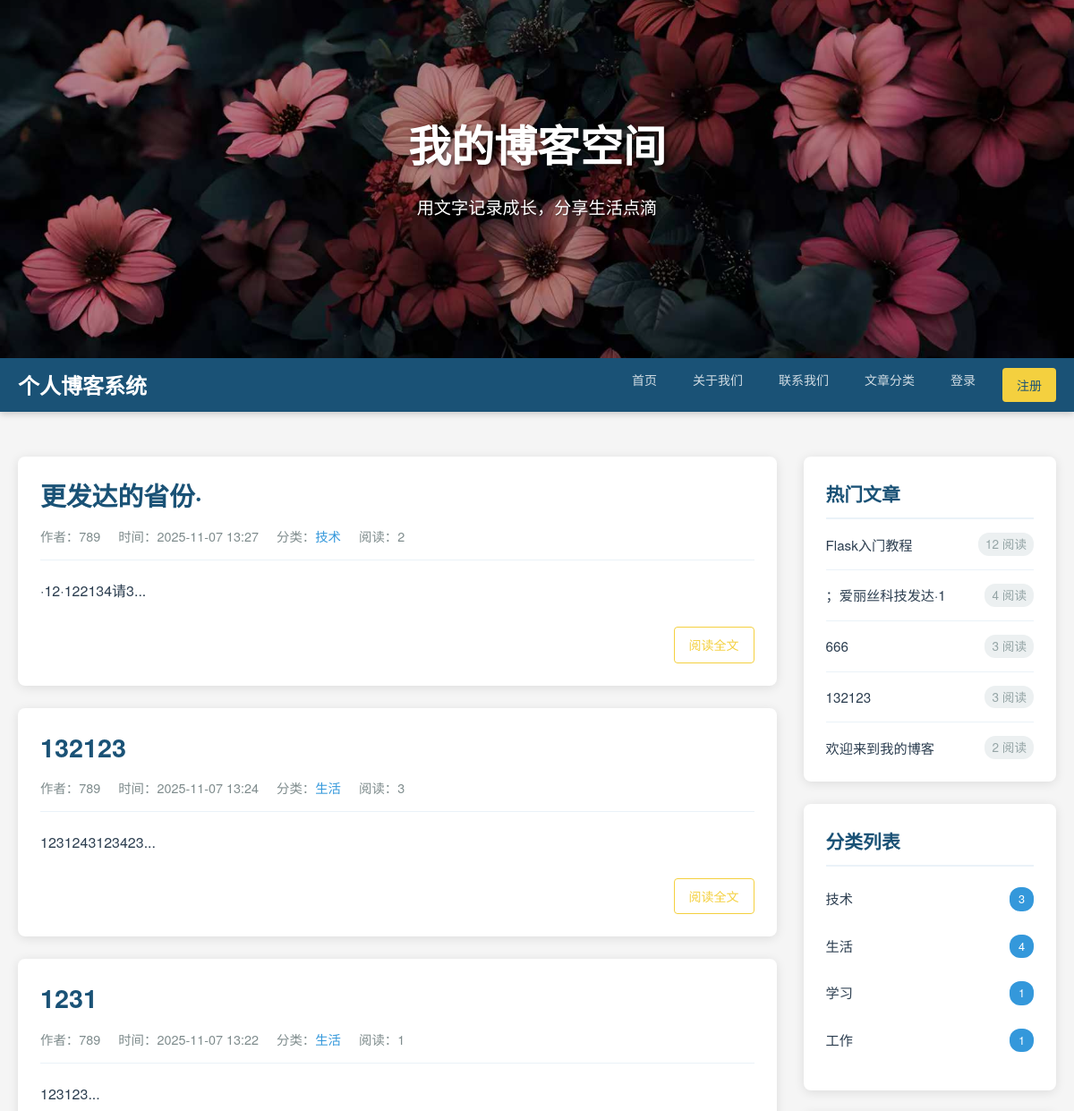
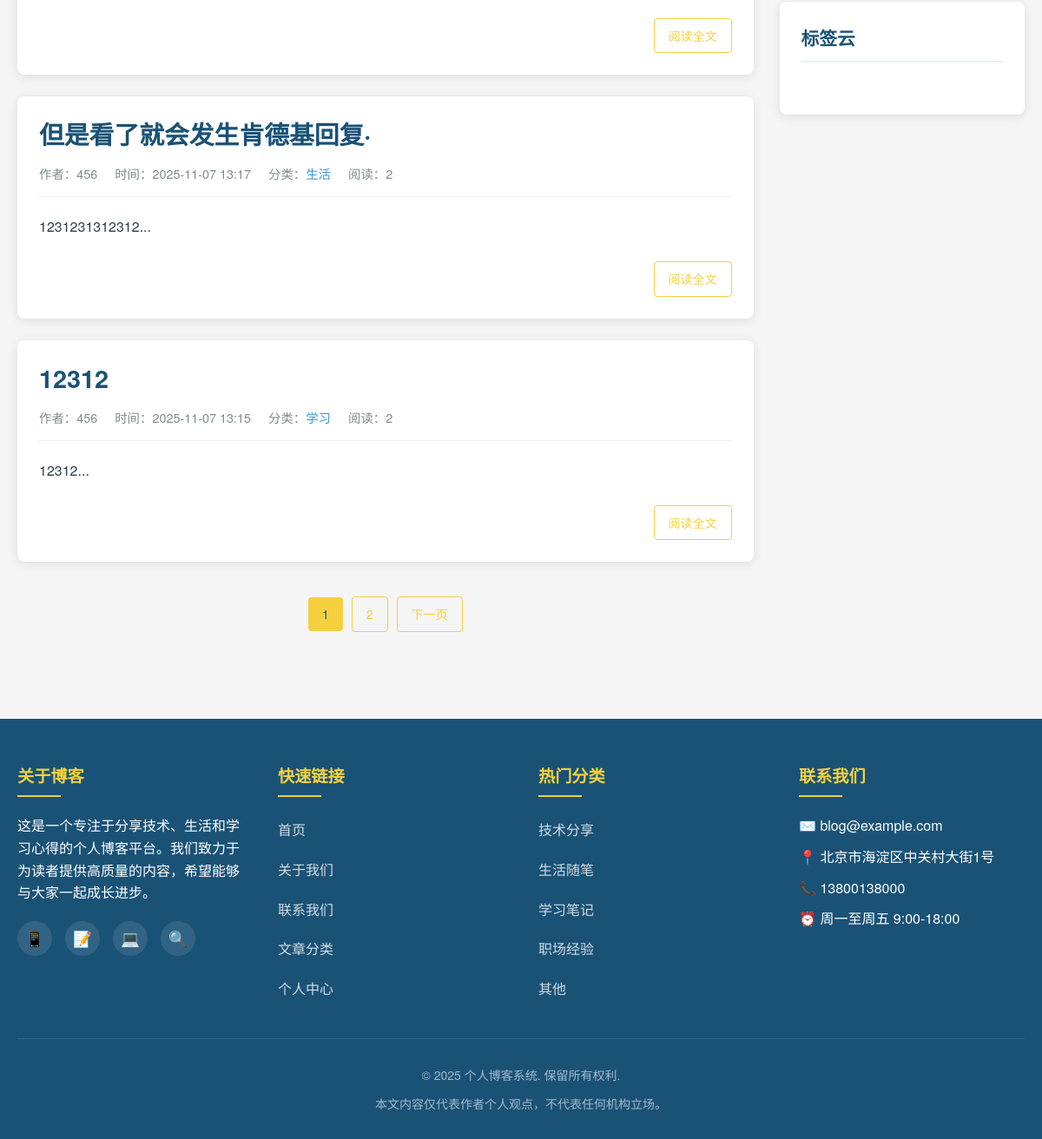
The page / on the database its author committed (2 pictures, top to bottom).
### app.py (models this page shows)
class Post(db.Model):
    id = db.Column(db.Integer, primary_key=True)
    title = db.Column(db.String(100), nullable=False)
    content = db.Column(db.Text, nullable=False)
    created_at = db.Column(db.DateTime, default=datetime.utcnow)
    updated_at = db.Column(db.DateTime, default=datetime.utcnow, onupdate=datetime.utcnow)
    views = db.Column(db.Integer, default=0)
    likes = db.Column(db.Integer, default=0)
    author_id = db.Column(db.Integer, db.ForeignKey('user.id'), nullable=False)
    category_id = db.Column(db.Integer, db.ForeignKey('category.id'), nullable=False)
    comments = db.relationship('Comment', backref='post', lazy=True)
    tags = db.relationship('Tag', secondary='post_tags', backref='posts')

class User(db.Model):
    id = db.Column(db.Integer, primary_key=True)
    username = db.Column(db.String(50), unique=True, nullable=False)
    email = db.Column(db.String(100), unique=True, nullable=False)
    password_hash = db.Column(db.String(200), nullable=False)
    created_at = db.Column(db.DateTime, default=datetime.utcnow)
    posts = db.relationship('Post', backref='author', lazy=True)
    comments = db.relationship('Comment', backref='author', lazy=True)

class Category(db.Model):
    id = db.Column(db.Integer, primary_key=True)
    name = db.Column(db.String(50), unique=True, nullable=False)
    posts = db.relationship('Post', backref='category', lazy=True)

### app.py (the view)
@app.route('/')
def index():
    page = request.args.get('page', 1, type=int)
    posts = Post.query.order_by(Post.created_at.desc()).paginate(page=page, per_page=5)
    categories = Category.query.all()
    popular_posts = Post.query.order_by(Post.views.desc()).limit(5).all()
    tags = Tag.query.all()
    return render_template('index.html', posts=posts, categories=categories, popular_posts=popular_posts, tags=tags)

### app.py (called while the page is built)
@app.template_filter('datetimeformat')
def datetimeformat(value, format='%Y-%m-%d %H:%M:%S'):
    if isinstance(value, datetime):
        return value.strftime(format)
    return value

@app.context_processor
def inject_user():
    from datetime import datetime
    if 'user_id' in session:
        user = User.query.get(session['user_id'])
        return dict(current_user=user, now=datetime.now())
    return dict(current_user=None, now=datetime.now())

### templates/index.html (shortened to what this page needs)
{% extends "base.html" %}
{% block content %}
    <div class="main-content">
        {% if posts.items %}
            {% for post in posts.items %}
            <article class="card">
                <div class="article-header">
                    <h2 class="article-title">
                        <a href="{{ url_for('post_detail', post_id=post.id) }}">{{ post.title }}</a>
                    </h2>
                </div>
                <div class="article-meta">
                    <span class="meta-item">作者：{{ post.author.username }}</span>
                    <span class="meta-item">时间：{{ post.created_at | datetimeformat('%Y-%m-%d %H:%M') }}</span>
                    <span class="meta-item">分类：<a href="{{ url_for('category_posts', category_id=post.category.id) }}" class="category-tag">{{ post.category.name }}</a></span>
                    <span class="meta-item">阅读：{{ post.views }}</span>
                </div>
                <div class="article-excerpt">
                    {{ post.content[:200] }}...
                </div>
                <div class="article-footer">
                    <a href="{{ url_for('post_detail', post_id=post.id) }}" class="btn btn-outline">阅读全文</a>
                </div>
            </article>
            {% endfor %}
        {% else %}
            <div class="card">
                <p style="text-align: center; padding: 40px 0;" class="no-posts">暂无文章</p>
            </div>
        {% endif %}
        {% if posts and posts.pages > 1 %}
        <div class="pagination">
            {% for page_num in posts.iter_pages(left_edge=1, right_edge=1, left_current=1, right_current=2) %}
                {% if page_num %}
                    {% if posts.page == page_num %}
                    <a href="{{ url_for(request.endpoint, page=page_num, **request.args) }}" class="btn">{{ page_num }}</a>
                    {% else %}
                    <a href="{{ url_for(request.endpoint, page=page_num, **request.args) }}" class="btn btn-outline">{{ page_num }}</a>
                    {% endif %}
                {% else %}
                    <span class="ellipsis">...</span>
                {% endif %}
            {% endfor %}
            {% if posts.has_next %}
            <a href="{{ url_for(request.endpoint, page=posts.next_num, **request.args) }}" class="btn btn-outline">下一页</a>
            {% endif %}
        </div>
        {% endif %}
    </div>
    <aside class="sidebar">
        <div class="card">
            <div class="card-header">热门文章</div>
            <ul class="popular-posts">
                {% for post in popular_posts %}
                <li class="popular-post-item">
                    <a href="{{ url_for('post_detail', post_id=post.id) }}" class="popular-post-link">
                        <span class="post-title">{{ post.title[:30] }}{% if post.title|length > 30 %}...{% endif %}</span>
                        <span class="post-views">{{ post.views }} 阅读</span>
                    </a>
                </li>
                {% endfor %}
            </ul>
        </div>
        <div class="card">
            <div class="card-header">分类列表</div>
            <ul class="category-list">
                {% for category in categories %}
                <li class="category-item">
                    <a href="{{ url_for('category_posts', category_id=category.id) }}" class="category-link">
                        {{ category.name }}
                        <span class="category-count">{{ category.posts|length }}</span>
                    </a>
                </li>
                {% endfor %}
            </ul>
        </div>
        <div class="card">
            <div class="card-header">标签云</div>
            <div class="tag-cloud">
            </div>
        </div>
    </aside>
{% endblock %}

### templates/index.html (style rules this page uses)
.article-header { margin-bottom: 15px; }
.article-title { font-size: 1.8rem; margin-bottom: 10px; line-height: 1.3; }
.article-title a { color: #1a5276; text-decoration: none; transition: color 0.3s ease; }
.article-meta { display: flex; flex-wrap: wrap; gap: 20px; margin-bottom: 20px; font-size: 0.9rem; color: #7f8c8d; padding-bottom: 15px; border-bottom: 1px solid #eaf2f8; }
.meta-item a { color: #3498db; text-decoration: none; transition: color 0.3s ease; }
.article-excerpt { margin-bottom: 25px; line-height: 1.8; color: #2c3e50; font-size: 1rem; }
.article-footer { text-align: right; }
.pagination { display: flex; justify-content: center; align-items: center; flex-wrap: wrap; gap: 10px; margin-top: 40px; margin-bottom: 20px; }
.popular-posts { list-style: none; padding: 0; }
.popular-post-item { margin-bottom: 15px; padding-bottom: 15px; border-bottom: 1px solid #eaf2f8; transition: transform 0.2s ease; }
.popular-post-item:last-child { margin-bottom: 0; padding-bottom: 0; border-bottom: none; }
.popular-post-link { display: flex; justify-content: space-between; align-items: center; text-decoration: none; color: #2c3e50; transition: color 0.3s ease; }
.post-title { flex: 1; line-height: 1.4; font-size: 0.95rem; }
.post-views { font-size: 0.85rem; color: #95a5a6; margin-left: 15px; background: #ecf0f1; padding: 2px 8px; border-radius: 12px; }
.category-list { list-style: none; padding: 0; }
.category-item { margin-bottom: 10px; transition: transform 0.2s ease; }
.category-link { display: flex; justify-content: space-between; align-items: center; text-decoration: none; color: #2c3e50; padding: 8px 0; transition: color 0.3s ease; font-size: 0.95rem; }
.category-count { background: #3498db; color: white; font-size: 0.8rem; padding: 3px 10px; border-radius: 12px; font-weight: 500; }
.tag-cloud { display: flex; flex-wrap: wrap; gap: 12px; padding: 10px 0; }

### rows shown on the page
Post: title "更发达的省份·", author.username "789", created_at "2025-11-07 13:27", category.name "技术", views "2", content "·12·122134请3"
Post: title "132123", author.username "789", created_at "2025-11-07 13:24", category.name "生活", views "3", content "1231243123423"
Post: title "1231", author.username "789", created_at "2025-11-07 13:22", category.name "生活", views "1", content "123123"
Post: title "但是看了就会发生肯德基回复·", author.username "456", created_at "2025-11-07 13:17", category.name "生活", views "2", content "1231231312312"
Post: title "12312", author.username "456", created_at "2025-11-07 13:15", category.name "学习", views "2", content "12312"
Post: title "Flask入门教程", views "12"
Post: title "；爱丽丝科技发达·1", views "4"
Post: title "666", views "3"
Post: title "欢迎来到我的博客", views "2"
Category: name "技术", posts|length "3"
Category: name "生活", posts|length "4"
Category: name "学习", posts|length "1"
Category: name "工作", posts|length "1"

### other values the page prints
{{ page_num }} "1"
{{ page_num }} "2"
